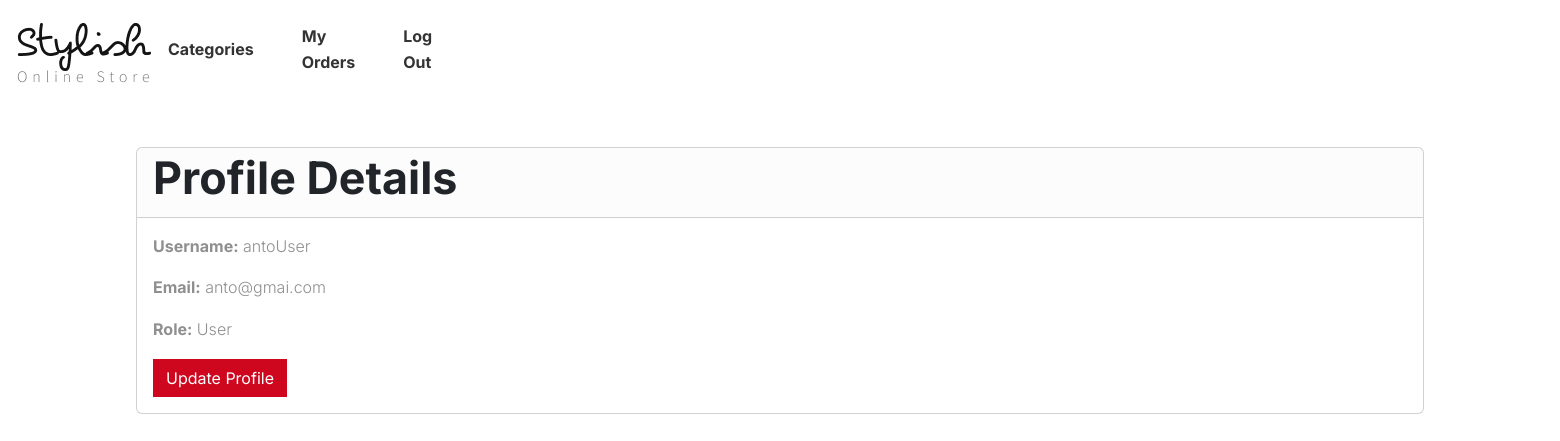
The page /view_profile/ (signed in) on the database its author committed.
### shoeapp/models.py (models this page shows)
class User(AbstractUser):
    ROLE_CHOICES = [
        ('admin', 'Admin'),
        ('supplier', 'Supplier'),
        ('user', 'User'),
    ]
    role = models.CharField(max_length=10, choices=ROLE_CHOICES)
    is_approved = models.BooleanField(default=False)
    groups = models.ManyToManyField(
        'auth.Group',
        related_name='shoeapp_user_set',
        blank=True,
        help_text='The groups this user belongs to. A user will get all permissions granted to each of their groups.',
        verbose_name='groups',
    )
    user_permissions = models.ManyToManyField(
        'auth.Permission',
        related_name='shoeapp_user_permissions_set',
        blank=True,
        help_text='Specific permissions for this user.',
        verbose_name='user permissions',
    )

### shoeapp/views.py (the view)
# urls.py: path('view_profile/', view_profile, name='view_profile'),
def view_profile(request):
    user = request.user
    return render(request, 'user/view_profile.html', {'user': user})

### templates/user/view_profile.html (shortened to what this page needs)
{% load static %}
<!DOCTYPE html>
<html lang="en">
  <head>
    <link
      href="https://cdn.jsdelivr.net/npm/bootstrap@5.1.3/dist/css/bootstrap.min.css"
      rel="stylesheet"
    />
  </head>
  <body>
    {% include 'user/user_header.html' %}
    <div class="container mt-5">
      <div class="card">
        <div class="card-header">
          <h2>Profile Details</h2>
        </div>
        <div class="card-body">
          <div class="mb-3"><strong>Username:</strong> {{ user.username }}</div>
          <div class="mb-3"><strong>Email:</strong> {{ user.email }}</div>
          <div class="mb-3">
            <strong>Role:</strong> {{ user.get_role_display }}
          </div>
          <a href="{% url 'update_profile' %}" class="btn btn-primary"
            >Update Profile</a
          >
        </div>
      </div>
    </div>
  </body>
</html>

### static/style.css (style rules this page uses)
body { --heading-font: "Inter", Roboto, sans-serif; --heading-font-weight: 400; --heading-color: var(--bs-dark); --heading-line-height: 1.24; --swiper-theme-color: var(--bs-primary); --swiper-pagination-bottom: 0; --custom-easing: cubic-bezier(.17,.67,.83,.67); --bs-body-font-family: "Inter", Roboto, sans-serif; --bs-body-font-size: 1rem; --bs-body-font-weight: 400; --bs-body-line-height: 1.7; --bs-body-color: #8f8f8f; --bs-body-color-rgb: 143, 143, 143; --bs-primary: #ce071e; --bs-primary-dark: #8d0414; --bs-secondary: #6c757d; --bs-black: #111; --bs-light: #F1F1F0; --bs-dark: #212529; --bs-gray: #9aa1a7; --bs-gray-dark: #51565b; --bs-primary-rgb: 206, 7, 30; --bs-secondary-rgb: 108, 117, 125; --bs-black-rgb: 17, 17, 17; --bs-light-rgb: 241, 241, 240; --bs-dark-rgb: 33, 37, 41; --bs-link-color: var(--bs-dark); --bs-link-color-rgb: 17, 17, 17; --bs-link-decoration: underline; --bs-link-hover-color: var(--bs-primary); --bs-link-hover-color-rgb: 17, 17, 17; }
h1, .h1, h2, .h2, h3, .h3, h4, .h4, h5, .h5, h6, .h6 { font-family: var(--heading-font); font-weight: var(--heading-font-weight); color: var(--heading-color); line-height: var(--heading-line-height); }
a { text-decoration: none; transition: all 0.3s ease-out; }
.btn { --bs-btn-border-radius: 0; }
.btn-primary { --bs-btn-color: #fff; --bs-btn-bg: var(--bs-primary); --bs-btn-border-color: var(--bs-primary); --bs-btn-hover-color: #fff; --bs-btn-hover-bg: var(--bs-primary-dark); --bs-btn-hover-border-color: var(--bs-primary-dark); --bs-btn-focus-shadow-rgb: 49, 132, 253; --bs-btn-active-color: #fff; --bs-btn-active-bg: var(--bs-secondary); --bs-btn-active-border-color: var(--bs-secondary); --bs-btn-active-shadow: inset 0 3px 5px rgba(0, 0, 0, 0.125); --bs-btn-disabled-color: #fff; --bs-btn-disabled-bg: var(--bs-primary); --bs-btn-disabled-border-color: var(--bs-primary); }
.container, .container-fluid, .container-lg, .container-md, .container-sm, .container-xl, .container-xxl { --bs-gutter-x: 2.5rem; }
:root { --accent-color: #333; --black-color: #000; --dark-color: #111; --gray-color-100: #F1F1F1; --gray-color-200: #E1E1E1; --gray-color-300: #D1D1D1; --gray-color-400: #ced4da; --gray-color-500: #adb5bd; --dark-gray-color: #7A7A7A; --bs-light-rgb: rgba(255, 255, 255, 1); --light-color: #fff; --swiper-theme-color: #111 !important; }
:root { --body-font: "Inter", sans-serif; --heading-font: "Inter", sans-serif; --extra-font: "Playfair Display", sans-serif; --subheading-font: "Petit Formal Script", sans-serif; }
.container, .container-fluid, .container-lg, .container-md, .container-sm, .container-xl, .container-xxl { --bs-gutter-x: 2rem; }
*, *::before, *::after { -webkit-box-sizing: border-box; -moz-box-sizing: border-box; box-sizing: border-box; }
html { box-sizing: border-box; }
body { font-family: var(--body-font); font-weight: 300; line-height: 1.6; color: var(--accent-color); margin: 0; }
a { color: var(--dark-color); text-decoration: none; transition: 0.3s color ease-out; }
b, strong { font-weight: bold; }
h1, h2, h3, h4, h5 { font-family: var(--heading-font); font-weight: 700; line-height: 1; }
h2 { font-size: 2.8em; }

### rows shown on the page
User: username "antoUser", email "anto@gmai.com", role "User"
